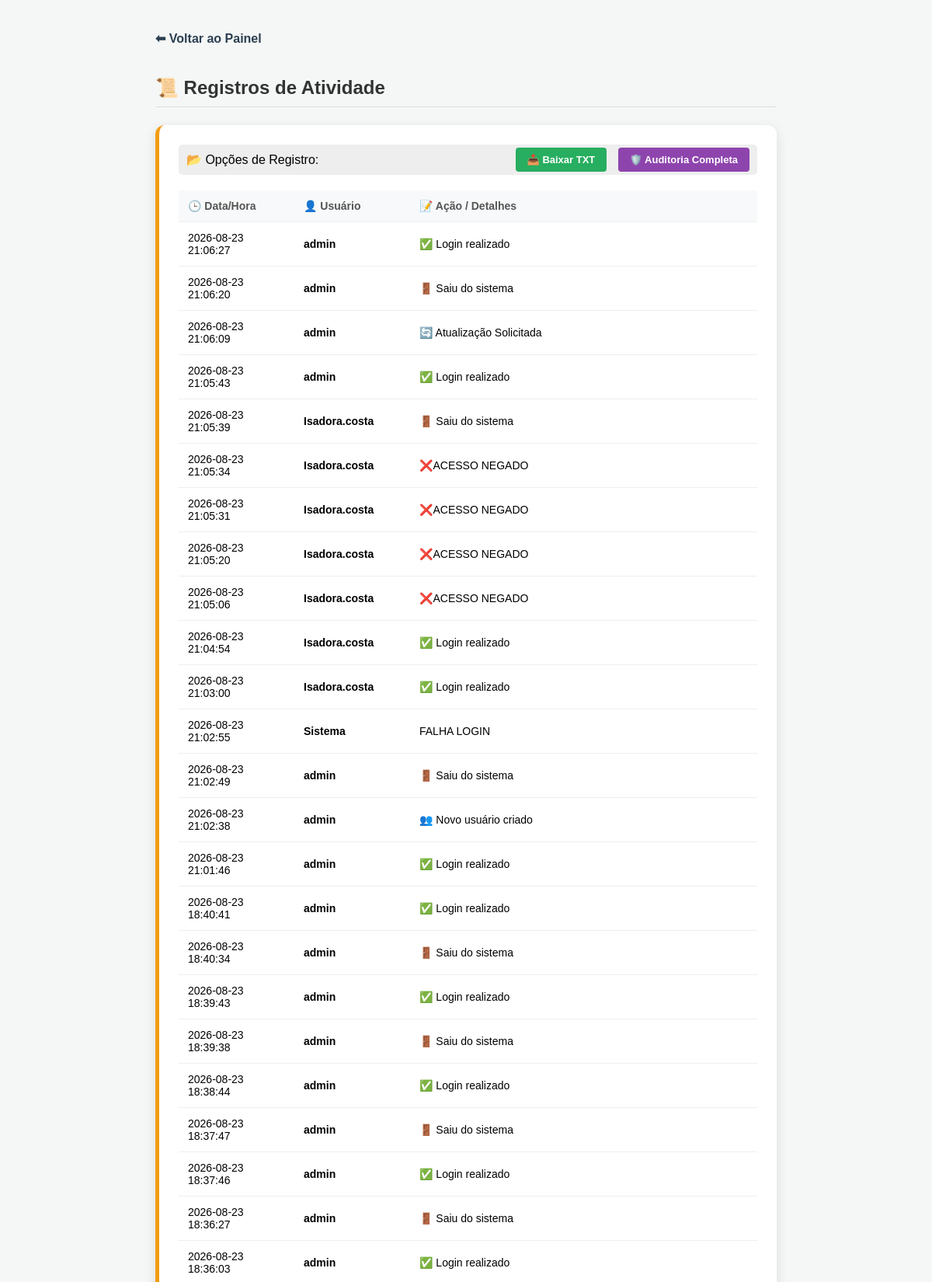
The app's page /logs (signed in, upper part) with its own data.
### tables this page shows
CREATE TABLE logs (
            id INTEGER PRIMARY KEY AUTOINCREMENT, 
            usuario_id INTEGER, 
            usuario_nome TEXT, 
            acao TEXT, 
            severidade TEXT, 
            alvo_id INTEGER, 
            detalhes TEXT, 
            ip_address TEXT, 
            user_agent TEXT, 
            data_hora TIMESTAMP DEFAULT (datetime('now', 'localtime'))
        );

### app.py (the view)
@app.route('/logs')
@admin_required
def logs(): # Certifique-se que o nome aqui é o que você usa no url_for
    conn = get_db_connection()
    logs_data = conn.execute('''
        SELECT data_hora, usuario_nome, acao, detalhes
        FROM logs ORDER BY id DESC LIMIT 100
    ''').fetchall()
    conn.close()
    return render_template('logs.html', logs=logs_data)

### app.py (called while the page is built, shortened)
@app.context_processor
def inject_version():
    return dict(current_version=f"{EDITION} {VERSION}")

def get_db_connection():
    conn = sqlite3.connect(DB_PATH) # Usa o caminho fixo
    conn.row_factory = sqlite3.Row
    return conn

def admin_required(f):
    @functools.wraps(f)
    def decorated_function(*args, **kwargs):
        if not session.get("logged_in"):
            return redirect(url_for('login'))
        return f(*args, **kwargs)
    return decorated_function

### templates/logs.html (shortened to what this page needs)
<!DOCTYPE html>
<html lang="pt-br">
<head>
    <link rel="stylesheet" href="{{ url_for('static', filename='css/logs_style.css') }}">
</head>
<body>
<div class="container-title">
<a href="/admin" class="voltar">⬅ Voltar ao Painel</a>
	<h2>📜 Registros de Atividade</h2>
</div>
<div class="container">
	<div class="card">
		<div style="margin-bottom: 20px; padding: 10px; background: #eee; border-radius: 5px; display: flex; justify-content: space-between; align-items: center;">
			<span>📂 Opções de Registro:</span>
			<div>
				<a href="{{ url_for('central_downloads', arquivo='historico_logs.txt') }}" class="btn btn-txt">📥 Baixar TXT</a>
				{% if session['user_id'] == 1 %}
				<a href="{{ url_for('exibir_auditoria_detalhada') }}" class="btn btn-audit">🛡️ Auditoria Completa</a>
				{% endif %}
			</div>
		</div>
		<table>
			<thead>
				<tr>
					<th width="20%">🕒 Data/Hora</th>
					<th width="20%">👤 Usuário</th>
					<th width="60%">📝 Ação / Detalhes</th>
				</tr>
			</thead>
			<tbody>
				{% for log in logs %}
				<tr>
					<td>{{ log.data_hora }}</td>
					<td><strong>{{ log.usuario_nome }}</strong></td>
					<td>{{ log.acao }}</td>
				</tr>
				{% endfor %}
			</tbody>
		</table>
	</div>
</div>
</body>
</html>

### static/css/logs_style.css (style rules this page uses)
:root { --primary: #2c3e50; --secondary: #f39c12; --bg: #f4f7f6; --text: #333; --white: #ffffff; --border: #ddd; }
body { font-family: sans-serif; background: #f4f7f6; padding: 20px; margin: 0; }
.container { max-width: 800px; margin: auto; flex: 0.1px; padding: 3px; }
.container-title { max-width: 800px; margin: 20px auto; border-radius: 15px; }
h2 { border-bottom: 1px solid #ddd; padding-bottom: 10px; color: #333; }
.btn { text-decoration: none; padding: 8px 15px; border-radius: 4px; color: white; font-weight: bold; font-size: 13px; }
.btn-audit { background-color: #8e44ad; margin-left: 10px; }
.voltar { text-decoration: none; color: var(--primary); font-weight: bold; display: inline-block; margin-bottom: 20px; }
.card { background: white; padding: 25px; border-radius: 12px; box-shadow: 0 4px 15px rgba(0,0,0,0.1); margin-bottom: 20px; border-left: 5px solid var(--secondary); }
table { width: 100%; border-collapse: collapse; margin-top: 10px; }
th, td { padding: 12px; border-bottom: 1px solid #eee; text-align: left; font-size: 14px; }
th { background-color: #f8f9fa; color: #555; }
.btn-txt { background-color: #27ae60; }

### records on screen
logs: data_hora "2026-08-23 21:06:27", usuario_nome "admin", acao "✅ Login realizado"
logs: data_hora "2026-08-23 21:06:20", usuario_nome "admin", acao "🚪 Saiu do sistema"
logs: data_hora "2026-08-23 21:06:09", usuario_nome "admin", acao "🔄 Atualização Solicitada"
logs: data_hora "2026-08-23 21:05:43", usuario_nome "admin", acao "✅ Login realizado"
logs: data_hora "2026-08-23 21:05:39", usuario_nome "Isadora.costa", acao "🚪 Saiu do sistema"
logs: data_hora "2026-08-23 21:05:34", usuario_nome "Isadora.costa", acao "❌ACESSO NEGADO"
logs: data_hora "2026-08-23 21:05:31", usuario_nome "Isadora.costa", acao "❌ACESSO NEGADO"
logs: data_hora "2026-08-23 21:05:20", usuario_nome "Isadora.costa", acao "❌ACESSO NEGADO"
logs: data_hora "2026-08-23 21:05:06", usuario_nome "Isadora.costa", acao "❌ACESSO NEGADO"
logs: data_hora "2026-08-23 21:04:54", usuario_nome "Isadora.costa", acao "✅ Login realizado"
logs: data_hora "2026-08-23 21:03:00", usuario_nome "Isadora.costa", acao "✅ Login realizado"
logs: data_hora "2026-08-23 21:02:55", usuario_nome "Sistema", acao "FALHA LOGIN"
logs: data_hora "2026-08-23 21:02:49", usuario_nome "admin", acao "🚪 Saiu do sistema"
logs: data_hora "2026-08-23 21:02:38", usuario_nome "admin", acao "👥 Novo usuário criado"
logs: data_hora "2026-08-23 21:01:46", usuario_nome "admin", acao "✅ Login realizado"
logs: data_hora "2026-08-23 18:40:41", usuario_nome "admin", acao "✅ Login realizado"
logs: data_hora "2026-08-23 18:40:34", usuario_nome "admin", acao "🚪 Saiu do sistema"
logs: data_hora "2026-08-23 18:39:43", usuario_nome "admin", acao "✅ Login realizado"
logs: data_hora "2026-08-23 18:39:38", usuario_nome "admin", acao "🚪 Saiu do sistema"
logs: data_hora "2026-08-23 18:38:44", usuario_nome "admin", acao "✅ Login realizado"
logs: data_hora "2026-08-23 18:37:47", usuario_nome "admin", acao "🚪 Saiu do sistema"
logs: data_hora "2026-08-23 18:37:46", usuario_nome "admin", acao "✅ Login realizado"
logs: data_hora "2026-08-23 18:36:27", usuario_nome "admin", acao "🚪 Saiu do sistema"
logs: data_hora "2026-08-23 18:36:03", usuario_nome "admin", acao "✅ Login realizado"
